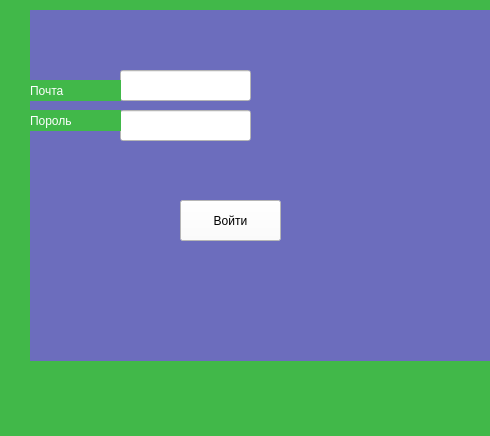
<?xml version="1.0" encoding="UTF-8"?>
<ui version="4.0">
 <class>MainWindow</class>
 <widget class="QMainWindow" name="MainWindow">
  <property name="geometry">
   <rect>
    <x>0</x>
    <y>0</y>
    <width>490</width>
    <height>436</height>
   </rect>
  </property>
  <property name="windowTitle">
   <string>MainWindow</string>
  </property>
  <property name="styleSheet">
   <string notr="true">background-color: rgb(65, 184, 73);</string>
  </property>
  <widget class="QWidget" name="centralwidget">
   <widget class="QLineEdit" name="lineEdit">
    <property name="geometry">
     <rect>
      <x>120</x>
      <y>70</y>
      <width>131</width>
      <height>31</height>
     </rect>
    </property>
    <property name="styleSheet">
     <string notr="true">font: 12pt &quot;MS Shell Dlg 2&quot;;
background-color: rgb(255, 255, 255);</string>
    </property>
    <property name="text">
     <string/>
    </property>
   </widget>
   <widget class="QLineEdit" name="lineEdit_2">
    <property name="geometry">
     <rect>
      <x>120</x>
      <y>110</y>
      <width>131</width>
      <height>31</height>
     </rect>
    </property>
    <property name="styleSheet">
     <string notr="true">font: 12pt &quot;MS Shell Dlg 2&quot;;
background-color: rgb(255, 255, 255);</string>
    </property>
    <property name="text">
     <string/>
    </property>
   </widget>
   <widget class="QPushButton" name="pushlogButton">
    <property name="geometry">
     <rect>
      <x>180</x>
      <y>200</y>
      <width>101</width>
      <height>41</height>
     </rect>
    </property>
    <property name="styleSheet">
     <string notr="true">font: 12pt &quot;MS Shell Dlg 2&quot;;
background-color: rgb(255, 255, 255);</string>
    </property>
    <property name="text">
     <string>Войти</string>
    </property>
   </widget>
   <widget class="QLabel" name="label">
    <property name="geometry">
     <rect>
      <x>30</x>
      <y>10</y>
      <width>471</width>
      <height>351</height>
     </rect>
    </property>
    <property name="styleSheet">
     <string notr="true">background-color: rgb(108, 109, 189);</string>
    </property>
    <property name="text">
     <string/>
    </property>
    <property name="pixmap">
     <pixmap>../PycharmProjects/ДЗ/zakad/Documents/forest_trees_spruce_172526_1920x1080.jpg</pixmap>
    </property>
   </widget>
   <widget class="QLabel" name="label_2">
    <property name="geometry">
     <rect>
      <x>30</x>
      <y>80</y>
      <width>91</width>
      <height>21</height>
     </rect>
    </property>
    <property name="styleSheet">
     <string notr="true">color: rgb(255, 255, 255); font: 14pt &quot;MS Shell Dlg 2&quot;;</string>
    </property>
    <property name="text">
     <string>Почта</string>
    </property>
   </widget>
   <widget class="QLabel" name="label_3">
    <property name="geometry">
     <rect>
      <x>30</x>
      <y>110</y>
      <width>91</width>
      <height>21</height>
     </rect>
    </property>
    <property name="styleSheet">
     <string notr="true">color: rgb(255, 255, 255); font: 14pt &quot;MS Shell Dlg 2&quot;;</string>
    </property>
    <property name="text">
     <string>Пороль</string>
    </property>
   </widget>
   <zorder>label</zorder>
   <zorder>lineEdit</zorder>
   <zorder>lineEdit_2</zorder>
   <zorder>pushlogButton</zorder>
   <zorder>label_2</zorder>
   <zorder>label_3</zorder>
  </widget>
 </widget>
 <resources/>
 <connections/>
</ui>
